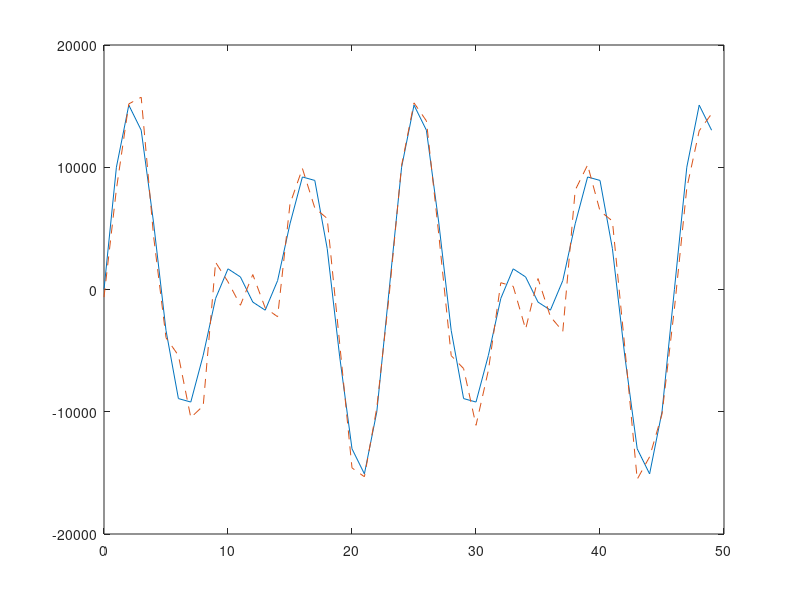
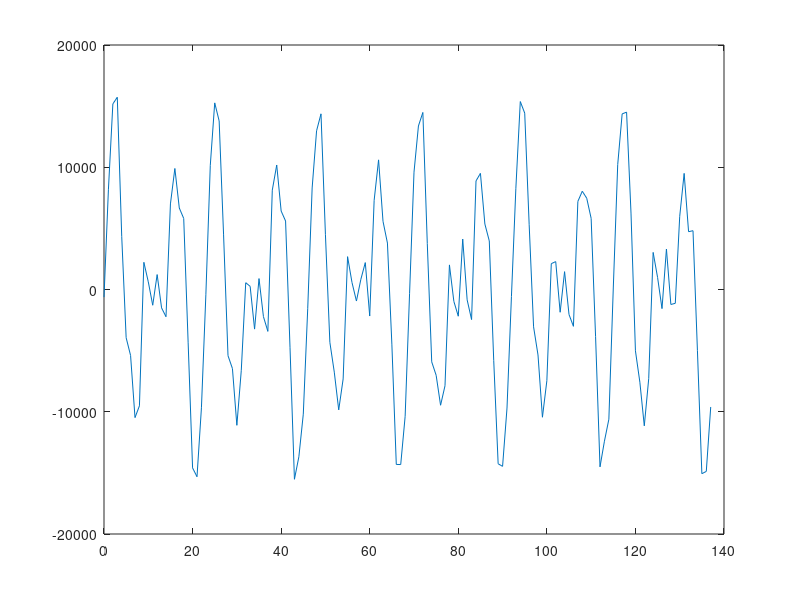

Write MATLAB code to recreate these figures, in order. (Note: this script raises an error after producing the figures.)
Fs = 23;
T = 1/Fs;
L = 23*6;
t = (0:L-1)*T;
x = 8000*sin(2*pi*3*t)+8000*sin(2*pi*2*t);
y = x + 1000*randn(size(t))+1500*sin(2*pi*100*t)+2000*sin(2*pi*200*t);
plot(Fs*t(1:50),x(1:50));
hold on
plot(Fs*t(1:50),y(1:50),'--');
hold off

figure;
plot(Fs*t,y);
hold on
plot(Fs*t,sig2.data,'r');
hold off

figure;
plot(Fs*t,x);
hold on
plot(Fs*t,sig2.data,'r');
hold off
